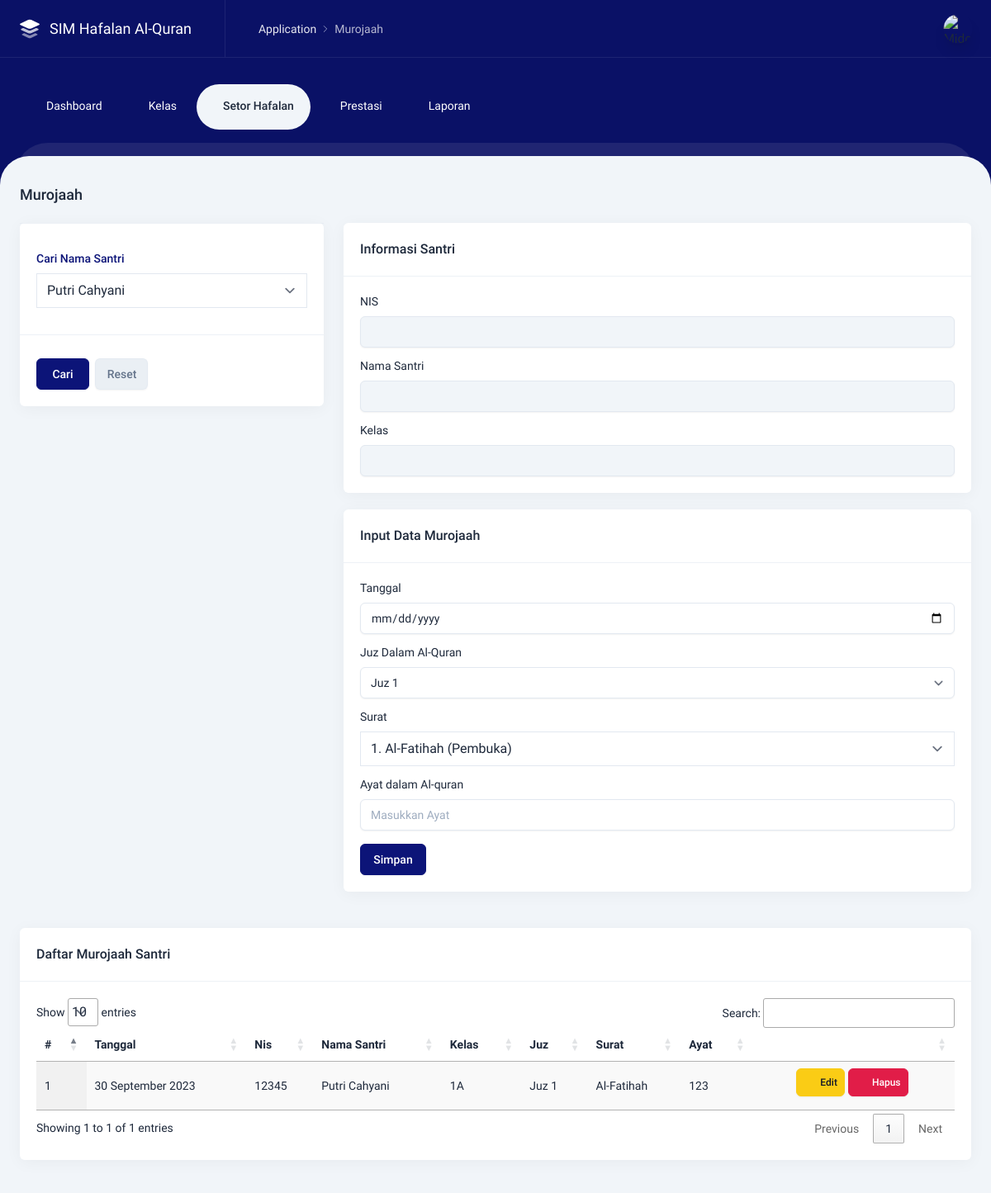
The app's page /admin/murojaah.php (signed in) with its own data.
### tables this page shows
CREATE TABLE `tb_murojaah` (
  `id` int NOT NULL,
  `id_santri` int NOT NULL,
  `tanggal` varchar(15) NOT NULL,
  `juz` varchar(100) NOT NULL,
  `surat` varchar(100) NOT NULL,
  `ayat` varchar(100) NOT NULL,
  `created_at` varchar(100) NOT NULL,
  `updated_at` varchar(100) NOT NULL
);

CREATE TABLE `tb_santri` (
  `id` bigint UNSIGNED NOT NULL,
  `nis` varchar(20) NOT NULL,
  `kelas` varchar(255) NOT NULL,
  `nama` varchar(255) NOT NULL,
  `tempatlahir` varchar(255) NOT NULL,
  `tanggallahir` varchar(255) NOT NULL,
  `nama_ortu` varchar(255) NOT NULL,
  `no_hp` varchar(255) NOT NULL,
  `alamat` varchar(255) NOT NULL,
  `created_at` varchar(40) DEFAULT NULL,
  `updated_at` varchar(40) DEFAULT NULL
);

### admin/murojaah.php (the view, shortened to what this page needs)
<?php
$title = 'Murojaah';
include 'layouts/header.php';
include 'layouts/navbar.php';
?>
<div class="content content--top-nav">
  <div class="intro-y flex flex-col sm:flex-row items-center mt-8">
    <h2 class="text-lg font-medium mr-auto"><?= $title ?> </h2>
  </div>
  <div class="grid grid-cols-12 gap-6">
    <div class="col-span-12 lg:col-span-4 md:col-span-5 2xl:col-span-4 flex lg:block flex-col-reverse">
      <div class="intro-y box mt-5">
        <div class="p-5 border-t border-slate-200/60 dark:border-darkmode-400">
          <div class="mt-3 mb-3">
            <label for="idsantri" class="form-label flex items-center text-primary font-medium">Cari Nama
              Santri</label>
            <select id="idsantri" name="idsantri" data-search="true" class="tom-select w-full">
              <?php
              $query = "SELECT * FROM tb_santri";
              $hasil = mysqli_query($koneksi, $query);
              while ($row = mysqli_fetch_assoc($hasil)) {
                echo "<option value='".$row['id']."'>".$row['nama']."</option> ";
              }
              ?>
            </select>
          </div>
        </div>
        <div class="p-5 border-t border-slate-200/60 dark:border-darkmode-400 flex">
          <div class="mt-2 xl:mt-0">
            <button id="tabulator-html-filter-go" type="button" class="btn btn-primary w-full sm:w-16"
              onclick="cariSantri()">Cari</button>
            <a href="hafalan-baru" class="btn btn-secondary w-full sm:w-16 mt-2 sm:mt-0 sm:ml-1">Reset</a>
          </div>
        </div>
      </div>
    </div>
    <div class="col-span-12 lg:col-span-8 md:col-span-5 2xl:col-span-8">
      <div class="intro-y box mt-5">
        <div class="flex items-center p-5 border-b border-slate-200/60 dark:border-darkmode-400">
          <h2 class="font-medium text-base mr-auto">
            Informasi Santri
          </h2>
        </div>
        <div class="p-5">
          <div class="grid grid-cols-12 gap-x-5">
            <div class="col-span-12 xl:col-span-6">
              <div>
                <label for="nis" class="form-label">NIS</label>
                <input id="nis" name="nis" type="text" class="form-control" value="" disabled>
              </div>
              <div class="mt-3">
                <label for="nama_santri" class="form-label">Nama Santri</label>
                <input id="nama" name="nama" type="text" class="form-control" value="" disabled>
              </div>
            </div>
            <div class="col-span-12 xl:col-span-6">
              <div class="mt-3 xl:mt-0">
                <label for="kelas_santri" class="form-label">Kelas</label>
                <input id="kelas" name="kelas" type="text" class="form-control" value="" disabled>
              </div>
            </div>
          </div>
        </div>
      </div>
      <div class="intro-y box mt-5">
        <div class="flex items-center p-5 border-b border-slate-200/60 dark:border-darkmode-400">
          <h2 class="font-medium text-base mr-auto">
            Input Data Murojaah
          </h2>
        </div>
        <div class="p-5">
          <form action="murojaah_app/tambah" method="post">
            <div class="grid grid-cols-12 gap-x-5">
              <div class="col-span-12 xl:col-span-6">
                <div>
                  <label for="tanggal" class="form-label">Tanggal</label>
                  <input id="tanggal" name="tanggal" type="date" class="form-control" placeholder="Input text" value=""
                    required>
                </div>
                <div class="mt-3">
                  <label for="juz" class="form-label">Juz Dalam Al-Quran</label>
                  <select id="juz" name="juz" class="form-select" required>
                    <?php
                  for ($i = 1; $i <= 30; $i++) {
                  echo "<option value='Juz $i'>Juz $i</option>";
                  }
                  ?>
                  </select>
                </div>
              </div>
              <div class="col-span-12 xl:col-span-6">
                <div class="mt-3 xl:mt-0">
                  <label for="surat" class="form-label">Surat</label>
                  <select id="surat" name="surat" data-search="true" class="tom-select w-full" required>
                    <option value="Al-Fatihah">1. Al-Fatihah (Pembuka)</option>
                  </select>
                </div>
                <div class="mt-3">
                  <label for="ayat" class="form-label">Ayat dalam Al-quran</label>
                  <input id="ayat" type="text" name="ayat" class="form-control" placeholder="Masukkan Ayat" required>
                </div>
              </div>
            </div>
            <div class="flex justify-end mt-4">
              <button type="submit" class="btn btn-primary w-20 mr-auto">Simpan</button>
            </div>
          </form>
        </div>
      </div>
    </div>
    <div class="col-span-12 lg:col-span-12 md:col-span-5 2xl:col-span-12">
      <div class="intro-y box mt-5">
        <div class="overflow-x-auto">
          <div class="flex items-center p-5 border-b border-slate-200/60 dark:border-darkmode-400">
            <h2 class="font-medium text-base mr-auto">
              Daftar Murojaah Santri
            </h2>
          </div>
          <div class="p-5">
            <div class="grid grid-cols-12 gap-x-5">
              <div class="col-span-12 xl:col-span-12">
                <table id="example" class="display">
                  <thead>
                    <tr>
                      <th>#</th>
                      <th>Tanggal</th>
                      <th>Nis</th>
                      <th>Nama Santri</th>
                      <th>Kelas</th>
                      <th>Juz</th>
                      <th>Surat</th>
                      <th>Ayat</th>
                      <th></th>
                    </tr>
                  </thead>
                  <tbody>
                    <?php
                $nomor_urut = 1;
                $query = "SELECT h.*, s.nis, s.kelas, s.nama FROM tb_murojaah h INNER JOIN tb_santri s ON h.id_santri = s.id ORDER BY h.updated_at DESC";
                $hasil = mysqli_query($koneksi, $query);
                foreach ($hasil as $data) : ?>
                    <tr>
                      <td><?= $nomor_urut ?></td>
                      <td> <?= date('d F Y', strtotime($data['tanggal'])) ?></td>
                      <td><?= $data['nis'] ?></td>
                      <td><?= $data['nama'] ?></td>
                      <td><?= $data['kelas'] ?></td>
                      <td><?= $data['juz'] ?></td>
                      <td><?= $data['surat'] ?></td>
                      <td><?= $data['ayat'] ?></td>
                      <td class="table-report__action w-56">
                        <div class="flex justify-center items-center">
                          <a href="javascript:;" data-tw-toggle="modal" data-tw-target="#edit-murojaah<?=$data['id']?>"
                            class="btn btn-warning btn-sm mr-1 mb-2"><i data-lucide="edit" class="w-5 h-5"></i>
                            Edit</a>
                          <a href="javascript:;" data-tw-toggle="modal" data-tw-target="#delete-modal-preview<?= $data['id']?>"
                            class="btn btn-danger btn-sm mr-1 mb-2"><i data-lucide="trash" class="w-5 h-5"></i>
                            Hapus</a>
                        </div>
                      </td>
                    </tr>
                    <?php $nomor_urut++; endforeach; ?>
                  </tbody>
                </table>
              </div>
            </div>
          </div>
        </div>
      </div>
    </div>
  </div>
</div>
<?php
include 'layouts/footer.php';
?>

### records on screen
tb_murojaah: tanggal "30 September 2023", id_santri.nis "12345", id_santri.nama "Putri Cahyani", id_santri.kelas "1A", juz "Juz 1", surat "Al-Fatihah", ayat "123"

### other values on screen
$title "Murojaah"
form field idsantri "Putri Cahyani"
